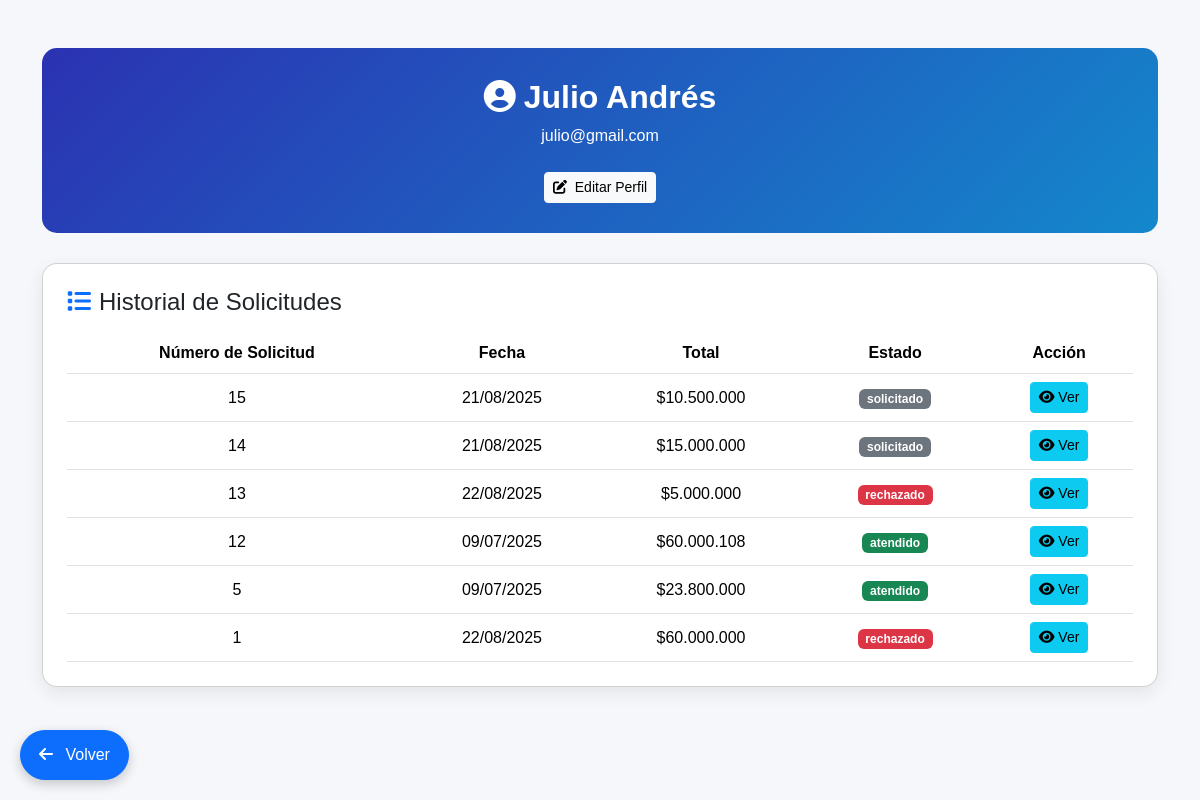
Page /vista/general/perfil.php (signed in) on the committed database.
### tables this page shows
CREATE TABLE `clientes` (
  `id` int(11) NOT NULL,
  `nombre` text NOT NULL,
  `tipo_documento` enum('CC','TI','RC','PASAPORTE','CE') DEFAULT NULL,
  `numero_documento` int(11) DEFAULT NULL,
  `fecha_registro` timestamp NULL DEFAULT NULL,
  `fecha_nacimiento` date DEFAULT NULL,
  `correo` varchar(150) NOT NULL,
  `contacto_1` varchar(15) DEFAULT NULL,
  `contacto_2` varchar(15) DEFAULT NULL,
  `clave` varchar(100) NOT NULL,
  `direccion` text DEFAULT NULL
);

CREATE TABLE `ventas` (
  `id` int(11) NOT NULL,
  `fecha` timestamp NOT NULL DEFAULT current_timestamp() ON UPDATE current_timestamp(),
  `total` int(11) NOT NULL,
  `id_cliente` int(11) NOT NULL,
  `estado` enum('solicitado','atendido','rechazado') DEFAULT NULL,
  `detalles` text DEFAULT NULL
);

### modelo/ventas_m.php (called while the page is built, shortened)
<?php
function obtenerVentasporId($conn, $id_venta) {
    $sql = "SELECT * FROM ventas WHERE id = ?";
    $stmt = $conn->prepare($sql);
    $stmt->bind_param("i", $id_venta);
    $stmt->execute();
    $result = $stmt->get_result();
    return $result->fetch_assoc();
}
?>

### vista/general/perfil.php (the view, shortened to what this page needs)
<?php
require_once '../../conexion.php';
include '../../modelo/ventas_m.php';
$id = $_SESSION['id_cliente'];
$stmt = $conn->prepare("SELECT nombre, correo, contacto_1, contacto_2, direccion FROM clientes WHERE id = ?");
$stmt->bind_param("i", $id);
$stmt->execute();
$result = $stmt->get_result();
$cliente = $result->fetch_assoc();
$stmt2 = $conn->prepare("SELECT * FROM ventas WHERE id_cliente = ? ORDER BY id DESC");
$stmt2->bind_param("i", $id);
$stmt2->execute();
$compras = $stmt2->get_result();
$compras->data_seek(0);
?>
<!DOCTYPE html>
<html lang="es">
<head>
    <link rel="stylesheet" href="../../libs/bootstrap-5.3.3-dist/css/bootstrap.min.css">
    <link rel="stylesheet" href="../../libs/fontawesome-free-6.7.2-web/css/all.min.css">
</head>
<body>
    <button onclick="window.location.href='PaginaPrincipal.php';" class="btn btn-primary btn-floating">
        <i class="fas fa-arrow-left me-2"></i> Volver
    </button>
    <div class="container py-5">
        <div class="profile-header text-center">
            <h2><i class="fas fa-user-circle me-2"></i><?php echo $cliente['nombre']; ?></h2>
            <p><?php echo $cliente['correo']; ?></p>
            <button type="button" class="btn btn-light btn-sm mt-2" data-bs-toggle="modal" data-bs-target="#editarPerfilModal">
                <i class="fas fa-edit me-1"></i> Editar Perfil
            </button>
        </div>
        <div class="card p-4">
            <h4 class="mb-3"><i class="fas fa-list me-2 text-primary"></i>Historial de Solicitudes</h4>
            <?php if ($compras->num_rows > 0): ?>
                <div class="table-responsive">
                    <table class="table align-middle text-center mb-0">
                        <thead>
                            <tr>
                                <th>Número de Solicitud</th>
                                <th>Fecha</th>
                                <th>Total</th>
                                <th>Estado</th>
                                <th>Acción</th>
                            </tr>
                        </thead>
                        <tbody>
                            <?php $i = 1;
                            while ($compra = $compras->fetch_assoc()): ?>
                                <tr>
                                    <td><?= $compra['id']; ?></td>
                                    <td><?php echo date('d/m/Y', strtotime($compra['fecha'])); ?></td>
                                    <td>$<?php echo number_format($compra['total'], 0, ',', '.'); ?></td>
                                    <td>
                                        <span class="badge <?php echo $compra['estado'] === 'rechazado' ? 'bg-danger' : ($compra['estado'] === 'atendido' ? 'bg-success' : 'bg-secondary'); ?>">
                                            <?php echo $compra['estado']; ?>
                                        </span>
                                    </td>
                                    <?php
                                    $venta = obtenerVentasporId($conn, $compra['id']);
                                    ?>
                                    <td>
                                        <a href="#" class="btn btn-sm btn-info" data-bs-toggle="modal" data-bs-target="#detalleCompraModal<?php echo $compra['id']; ?>">
                                            <i class="fas fa-eye"></i> Ver
                                        </a>
                                    </td>
                                </tr>
                            <?php endwhile; ?>
                        </tbody>
                    </table>
                </div>
            <?php else: ?>
                <p class="text-center text-muted mt-3">Aún no has realizado compras.</p>
            <?php endif; ?>
        </div>
    </div>
</body>
</html>

### vista/general/perfil.php (style rules this page uses)
body { background: #f5f7fa; min-height: 100vh; font-family: 'Poppins', sans-serif; }
.btn-floating { position: fixed; bottom: 20px; left: 20px; border-radius: 50px; padding: 12px 18px; box-shadow: 0 4px 12px rgba(0, 0, 0, 0.2); z-index: 999; }
.card { border-radius: 15px; box-shadow: 0 6px 18px rgba(0, 0, 0, 0.08); }
.profile-header { background: linear-gradient(135deg, #2B32B2, #1488CC); border-radius: 15px; color: white; padding: 30px; margin-bottom: 30px; }
.profile-header h2 { font-weight: 700; }
.table thead { background-color: #007BFF; color: #fff; }

### rows in the picture
clientes: nombre "Julio Andrés", correo "julio@gmail.com"
ventas: id "15", fecha "21/08/2025", total "10.500.000", estado "solicitado"
ventas: id "14", fecha "21/08/2025", total "15.000.000", estado "solicitado"
ventas: id "13", fecha "22/08/2025", total "5.000.000", estado "rechazado"
ventas: id "12", fecha "09/07/2025", total "60.000.108", estado "atendido"
ventas: id "5", fecha "09/07/2025", total "23.800.000", estado "atendido"
ventas: id "1", fecha "22/08/2025", total "60.000.000", estado "rechazado"
